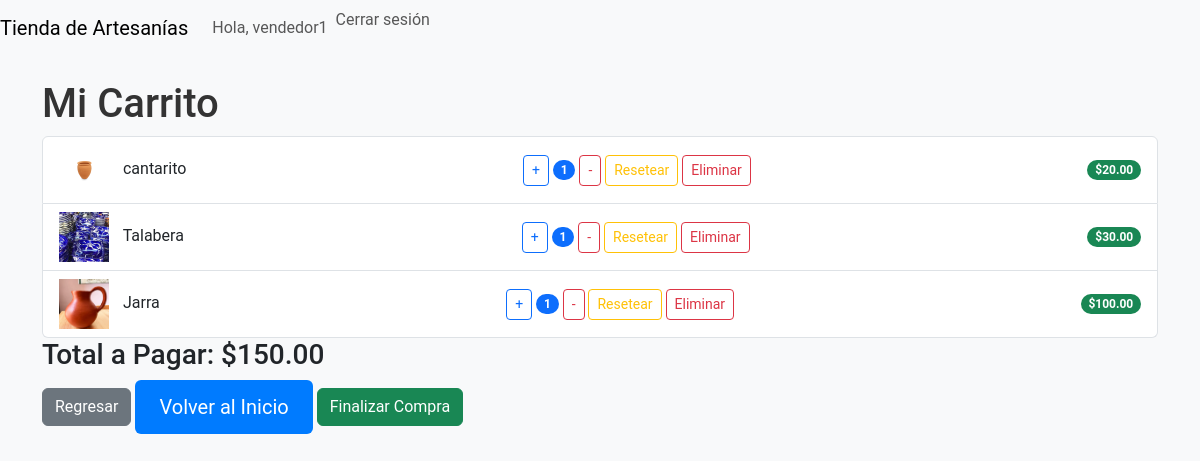
Page /carrito/ (signed in) on the committed database.
### tienda/models.py (models this page shows, shortened)
class Producto(models.Model):
    nombre = models.CharField(max_length=100)
    descripcion = models.TextField()
    precio = models.DecimalField(max_digits=10, decimal_places=2)
    imagen = models.ImageField(upload_to='productos/', null=True, blank=True)  # Este es el campo para las imágenes
    vendedor = models.ForeignKey(Vendedor, on_delete=models.CASCADE, related_name='productos')

### tienda/views.py (the view)
# urls.py: path('carrito/', views.ver_carrito, name='ver_carrito'),
def ver_carrito(request):
    carrito = Carrito.objects.filter(usuario=request.user).first()
    productos_con_totales = []
    total_carrito = 0
    if carrito:
        productos_en_carrito = carrito.carritoproducto_set.all()
        for carrito_producto in productos_en_carrito:
            total_producto = carrito_producto.cantidad * carrito_producto.producto.precio
            total_carrito += total_producto
            productos_con_totales.append({
                'producto': carrito_producto.producto,
                'cantidad': carrito_producto.cantidad,
                'total_producto': total_producto
            })
    return render(request, 'tienda/carrito.html', {
        'productos': productos_con_totales,
        'total_carrito': total_carrito
    })

### tienda/templates/tienda/carrito.html (shortened to what this page needs)
{% extends "tienda/base.html" %}
{% load static %}
{% block content %}
<h1>Mi Carrito</h1>
<ul class="list-group">
    {% for item in productos %}
        <li class="list-group-item d-flex justify-content-between align-items-center">
            <div>
                {% if item.producto.imagen %}
                    <img src="{{ item.producto.imagen.url }}" alt="{{ item.producto.nombre }}" style="width: 50px; height: 50px; object-fit: cover; margin-right: 10px;">
                {% else %}
                    <img src="{% static 'images/default-product.jpg' %}" alt="Producto sin imagen" style="width: 50px; height: 50px; object-fit: cover; margin-right: 10px;">
                {% endif %}
                <span>{{ item.producto.nombre }}</span>
            </div>
            <div>
                <form action="{% url 'actualizar_cantidad' item.producto.id 'incrementar' %}" method="post" style="display:inline;">
                    <button class="btn btn-sm btn-outline-primary" type="submit">+</button>
                </form>
                <span class="badge bg-primary rounded-pill">{{ item.cantidad }}</span>
                <form action="{% url 'actualizar_cantidad' item.producto.id 'decrementar' %}" method="post" style="display:inline;">
                    <button class="btn btn-sm btn-outline-danger" type="submit">-</button>
                </form>
                <form action="{% url 'resetear_cantidad' item.producto.id %}" method="post" style="display:inline;">
                    <button class="btn btn-sm btn-outline-warning" type="submit">Resetear</button>
                </form>
                <form action="{% url 'eliminar_producto_carrito' item.producto.id %}" method="post" style="display:inline;">
                    <button class="btn btn-sm btn-outline-danger" type="submit">Eliminar</button>
                </form>
            </div>
            <span class="badge bg-success rounded-pill">${{ item.total_producto }}</span>
        </li>
    {% endfor %}
</ul>
<h3>Total a Pagar: ${{ total_carrito }}</h3>
<a href="javascript:history.back()" class="btn btn-secondary">Regresar</a>
<a href="{% url 'pagina_inicio' %}" class="btn btn-primary">Volver al Inicio</a>
<a href="{% url 'finalizar_compra' %}" class="btn btn-success">Finalizar Compra</a>
{% endblock %}

### tienda/templates/tienda/base.html (shortened to what this page needs)
{% load static %}
<!DOCTYPE html>
<html lang="en">
<head>
    <link href="https://cdn.jsdelivr.net/npm/bootstrap@5.3.0-alpha1/dist/css/bootstrap.min.css" rel="stylesheet">
    <link rel="stylesheet" href="{% static 'css/styles.css' %}">
</head>
<body>
    <nav class="navbar navbar-expand-lg navbar-light bg-light">
        <a class="navbar-brand" href="{% url 'pagina_inicio' %}">Tienda de Artesanías</a>
        <div class="collapse navbar-collapse">
            <ul class="navbar-nav ml-auto">
                {% if user.is_authenticated %}
                    <li class="nav-item">
                        <span class="nav-link">Hola, {{ user.username }}</span>
                    </li>
                    <li class="nav-item">
                        <form action="{% url 'logout' %}" method="post" style="display:inline;">
                            <button type="submit" class="btn btn-link nav-link" style="padding: 0; border: none; background: none;">Cerrar sesión</button>
                        </form>
                    </li>
                {% else %}
                    <li class="nav-item">
                        <a class="nav-link" href="{% url 'login' %}">Iniciar sesión</a>
                    </li>
                {% endif %}
            </ul>
        </div>
    </nav>
    <div class="container mt-4">
        {% block content %}{% endblock %}
    </div>
</body>
</html>

### tienda/static/css/styles.css (style rules this page uses)
body { font-family: 'Roboto', sans-serif; background-color: #f8f9fa; }
h1, .lead { color: #333; }
.btn-primary { background-color: #007bff; border: none; padding: 0.75rem 1.5rem; font-size: 1.25rem; transition: all 0.3s ease; }

### rows in the picture
Producto: producto.imagen (picture), producto.nombre "cantarito", cantidad "1", total_producto "20.00"
Producto: producto.imagen (picture), producto.nombre "Talabera", cantidad "1", total_producto "30.00"
Producto: producto.imagen (picture), producto.nombre "Jarra", cantidad "1", total_producto "100.00"

### other values in the picture
{{ user.username }} "vendedor1"
{{ total_carrito }} "150.00"
